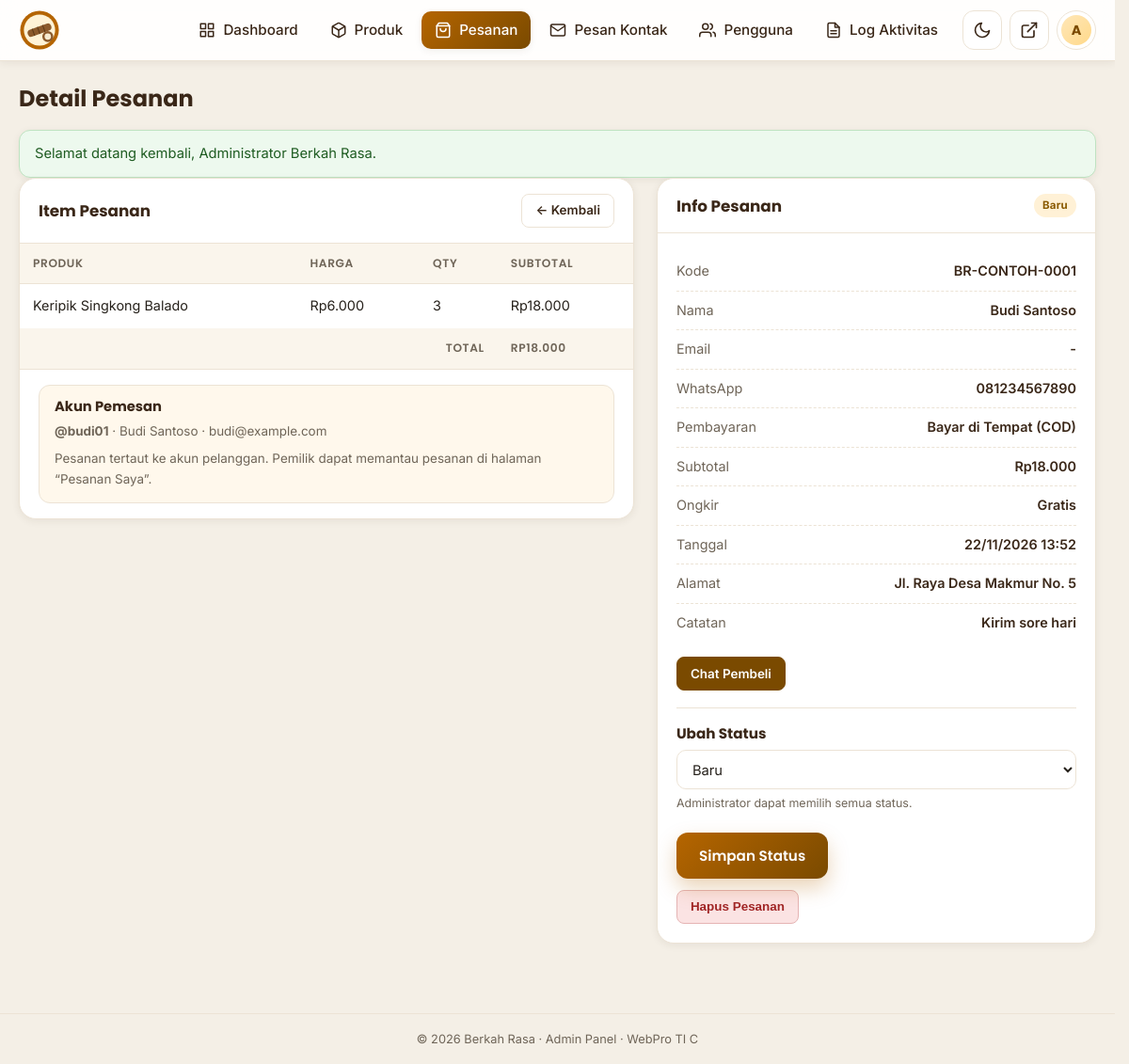
/admin/pesanan/detail.php?id=1 (signed in), run on the app's committed database.
### tables this page shows
CREATE TABLE IF NOT EXISTS users (
    id            INT AUTO_INCREMENT PRIMARY KEY,
    username      VARCHAR(60) NOT NULL,
    nama          VARCHAR(120) NOT NULL,
    email         VARCHAR(150) NOT NULL,
    no_wa         VARCHAR(30) NULL,
    password      VARCHAR(255) NOT NULL,
    role          ENUM('admin','operator','pelanggan') NOT NULL DEFAULT 'pelanggan',
    aktif         TINYINT(1) NOT NULL DEFAULT 1,
    last_login_at DATETIME NULL,
    created_at    TIMESTAMP NOT NULL DEFAULT CURRENT_TIMESTAMP,
    updated_at    TIMESTAMP NOT NULL DEFAULT CURRENT_TIMESTAMP ON UPDATE CURRENT_TIMESTAMP,
    UNIQUE KEY uq_users_username (username),
    UNIQUE KEY uq_users_email (email),
    KEY idx_users_role (role)
);

CREATE TABLE IF NOT EXISTS pesanan_detail (
    id          INT AUTO_INCREMENT PRIMARY KEY,
    pesanan_id  INT NOT NULL,
    produk_id   INT NULL,
    nama_produk VARCHAR(150) NOT NULL,
    harga       INT NOT NULL DEFAULT 0,
    qty         INT NOT NULL DEFAULT 1,
    subtotal    INT NOT NULL DEFAULT 0,
    CONSTRAINT fk_detail_pesanan FOREIGN KEY (pesanan_id)
        REFERENCES pesanan(id) ON DELETE CASCADE,
    CONSTRAINT fk_detail_produk FOREIGN KEY (produk_id)
        REFERENCES produk(id) ON DELETE SET NULL
);

CREATE TABLE IF NOT EXISTS pesanan (
    id           INT AUTO_INCREMENT PRIMARY KEY,
    user_id      INT NULL,
    kode         VARCHAR(30) NOT NULL UNIQUE,
    nama_pembeli VARCHAR(120) NOT NULL,
    email        VARCHAR(150) NULL,
    no_wa        VARCHAR(30) NOT NULL,
    alamat       TEXT NULL,
    catatan      TEXT NULL,
    pembayaran   ENUM('cod','transfer') NOT NULL DEFAULT 'cod',
    total        INT NOT NULL DEFAULT 0,
    ongkir       INT NOT NULL DEFAULT 0,
    status       ENUM('baru','diproses','dikirim','selesai','dibatalkan') NOT NULL DEFAULT 'baru',
    created_at   TIMESTAMP NOT NULL DEFAULT CURRENT_TIMESTAMP,
    KEY idx_pesanan_user (user_id),
    KEY idx_pesanan_status (status),
    CONSTRAINT fk_pesanan_user FOREIGN KEY (user_id)
        REFERENCES users(id) ON DELETE SET NULL
);

### admin/pesanan/detail.php (the view, shortened to what the rows shown need)
<?php
require_once __DIR__ . '/../includes/auth.php';
$id = (int) ($_GET['id'] ?? 0);
$pdo = db();
$stmt = $pdo->prepare(
    'SELECT p.*, u.username AS akun_username, u.nama AS akun_nama, u.email AS akun_email
     FROM pesanan p
     LEFT JOIN users u ON u.id = p.user_id
     WHERE p.id = ? LIMIT 1'
);
$stmt->execute([$id]);
$order = $stmt->fetch();
$statuses = pesanan_statuses();
$stmt = $pdo->prepare('SELECT * FROM pesanan_detail WHERE pesanan_id = ? ORDER BY id ASC');
$stmt->execute([$id]);
$details = $stmt->fetchAll();
$selectableStatuses = allowed_order_statuses((string) current_user()['role'], (string)
    $order['status']);
$adminTitle  = 'Detail Pesanan';
include __DIR__ . '/../includes/header.php';
?>
<div class="detail-grid">
  <div class="panel">
    <div class="panel-head">
      <h2>Item Pesanan</h2>
    </div>
    <div class="admin-table-wrap">
      <table class="admin-table">
        <thead>
          <tr><th>Produk</th><th>Harga</th><th>Qty</th><th>Subtotal</th></tr>
        </thead>
        <tbody>
          <?php foreach ($details as $d): ?>
          <tr>
            <td><?= e($d['nama_produk']) ?></td>
            <td><?= rupiah($d['harga']) ?></td>
            <td><?= (int) $d['qty'] ?></td>
            <td><?= rupiah($d['subtotal']) ?></td>
          </tr>
          <?php endforeach; ?>
        </tbody>
        <tfoot>
          <tr>
            <th colspan="3" class="text-right">Total</th>
            <th><?= rupiah($order['total']) ?></th>
          </tr>
        </tfoot>
      </table>
    </div>
    <?php if ($order['akun_username']): ?>
    <div class="account-owner">
      <h3>Akun Pemesan</h3>
      <p><b>@<?= e($order['akun_username']) ?></b> · <?= e($order['akun_nama']) ?> · <?=
          e($order['akun_email']) ?></p>
      <p class="admin-note">Pesanan tertaut ke akun pelanggan. Pemilik dapat memantau pesanan di
          halaman “Pesanan Saya”.</p>
    </div>
    <?php else: ?>
    <p class="admin-note">Pesanan ini dibuat sebagai tamu (tanpa akun).</p>
    <?php endif; ?>
  </div>
  <div class="panel">
    <div class="panel-head">
      <h2>Info Pesanan</h2>
      <?= status_badge($order['status']) ?>
    </div>
    <div class="panel-body">
      <ul class="detail-list">
        <li><span class="k">Kode</span><span class="v"><?= e($order['kode']) ?></span></li>
        <li><span class="k">Nama</span><span class="v"><?= e($order['nama_pembeli']) ?></span></li>
        <li><span class="k">Email</span><span class="v"><?= e($order['email'] ?: '-') ?></span></li>
        <li><span class="k">WhatsApp</span><span class="v"><?= e($order['no_wa']) ?></span></li>
        <li><span class="k">Subtotal</span><span class="v"><?= rupiah((int) $order['total'] -
            (int) ($order['ongkir'] ?? 0)) ?></span></li>
        <li><span class="k">Tanggal</span><span class="v"><?=
            e(format_tanggal($order['created_at'])) ?></span></li>
        <li><span class="k">Alamat</span><span class="v"><?= nl2br(e($order['alamat'] ?: '-'))
            ?></span></li>
        <li><span class="k">Catatan</span><span class="v"><?= nl2br(e($order['catatan'] ?: '-'))
            ?></span></li>
      </ul>
      <?php if (user_can('pesanan.status')): ?>
      <h3 class="detail-section-title">Ubah Status</h3>
      <form method="post" class="admin-form">
        <div>
          <select name="status">
            <?php foreach ($selectableStatuses as $key): ?>
            <option value="<?= e($key) ?>" <?= $order['status'] === $key ? 'selected' : ''
                ?>><?= e($statuses[$key]) ?></option>
            <?php endforeach; ?>
          </select>
          <p class="form-hint">
            <?= current_user()['role'] === 'admin'
                ? 'Administrator dapat memilih semua status.'
                : 'Operator mengikuti alur: Baru → Diproses → Dikirim → Selesai.' ?>
          </p>
        </div>
        <div class="form-actions">
          <button class="btn" type="submit">Simpan Status</button>
        </div>
      </form>
      <?php endif; ?>
    </div>
  </div>
</div>
<?php include __DIR__ . '/../includes/footer.php'; ?>

### admin/includes/header.php (shortened to what the rows shown need)
<?php
$adminTitle  = $adminTitle ?? 'Dashboard';
$adminUser   = current_user();
?><!DOCTYPE html>
<html lang="id">
<head>
<link rel="stylesheet" href="<?= asset('style.css') ?>">
<link rel="stylesheet" href="<?= asset('admin/assets/admin.css') ?>">
</head>
<body class="admin-body <?= theme_preference() === 'dark' ? 'dark' : '' ?>">
<header class="admin-header">
  <div class="admin-header-inner">
    <div class="admin-user">
      <div class="admin-profile-wrap">
        <button type="button" class="admin-who" onclick="toggleAdminProfile()"
            aria-haspopup="true" aria-expanded="false" aria-label="Menu profil">
          <span class="avatar-mini"><?= e(mb_strtoupper(mb_substr((string) ($adminUser['nama']
              ?? 'S'), 0, 1))) ?></span>
        </button>
      </div>
    </div>
  </div>
</header>
<main class="admin-main">
  <div class="admin-page-head">
    <h1><?= e($adminTitle) ?></h1>
  </div>

### includes/functions.php (shortened to what the rows shown need)
<?php
require_once __DIR__ . '/security.php';
function e(mixed $value): string
{
    return htmlspecialchars((string) $value, ENT_QUOTES, 'UTF-8');
}
function rupiah(mixed $number): string
{
    return 'Rp' . number_format((float) $number, 0, ',', '.');
}
function format_tanggal(?string $datetime, string $format = 'd/m/Y H:i'): string
{
    $time = strtotime($datetime);
    return $time === false ? '-' : date($format, $time);
}
function pesanan_statuses(): array
{
    return [
        'baru'       => 'Baru',
        'diproses'   => 'Diproses',
        'dikirim'    => 'Dikirim',
        'selesai'    => 'Selesai',
        'dibatalkan' => 'Dibatalkan',
    ];
}
function status_badge(string $status): string
{
    $label = pesanan_statuses()[$status] ?? $status;
    return '<span class="badge badge-' . e($status) . '">' . e($label) . '</span>';
}

### data on the page
users: role "admin" (drawn), nama "A"
pesanan_detail: nama_produk "Keripik Singkong Balado", harga "Rp6.000", qty "3", subtotal "Rp18.000"
pesanan: total "RP18.000", user.username "budi01", user.nama "Budi Santoso", user.email "budi@example.com", status "Baru", kode "BR-CONTOH-0001", nama_pembeli "Budi Santoso", email "-", no_wa "081234567890", total+ongkir "Rp18.000", created_at "22/11/2026 13:52", alamat "Jl. Raya Desa Makmur No. 5", catatan "Kirim sore hari"

### other printed values
$label "Dashboard"
$label "Produk"
$label "Pesanan"
$label "Pesan Kontak"
$label "Pengguna"
$label "Log Aktivitas"
$adminTitle "Detail Pesanan"
$flash['message'] "Selamat datang kembali, Administrator Berkah Rasa."
